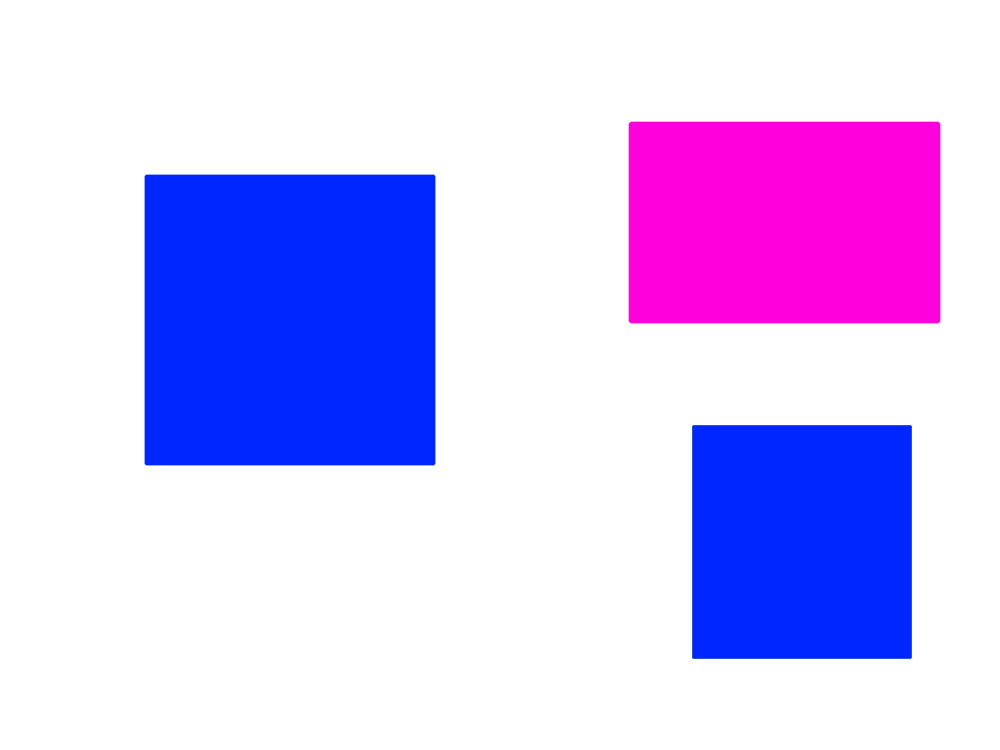
#> input picture tests/image_recog/previous_image.png, 1000 x 750 px
$ python coral_ir.py   (older library calls are emulated)
#> lines starting #> are read from the running program, lines starting #| are printed output that depends on the picture; after the words box and inside, x2 and y2 are one past the last pixel; in counts of white or black regions, pixels touching at a corner belong together
import cv2
import numpy as np

FONT = cv2.FONT_HERSHEY_COMPLEX

def get_color_of_contour (cnt, img):
    ''' Get the average color of the area inside of a contour '''

    # Get the bounding rect of the contour
    x, y, w, h = cv2.boundingRect(cnt)

    # Crop out the contour in the image
    cropped_img = img[y:y + h, x:x + w]

    # Return the average color of the contour
    return np.array(cv2.mean(cropped_img))

def subtract_colors (color_1, color_2):
    ''' Subtract two colors '''

    color = [0] * 4

    for i in range(0, 3):
        color[i] = int(color_1[i] - color_2[i])

    return color

def count_negatives (arr, inc_0=True):
    ''' Count how many negative numbers (including 0) are in an array '''

    # The number of negative numbers
    count = 0

    for i in arr:
        if i < 0 or (inc_0 and i <= 0):
            count += 1

    return count

def main ( ):
    # Load images
    prev_img = cv2.imread('./previous_image.png')
#> prev_img is the input picture: shape (750, 1000, 3); mean B, G, R 252, 194.3, 208.8
    curr_img = cv2.imread('./current_image.png')
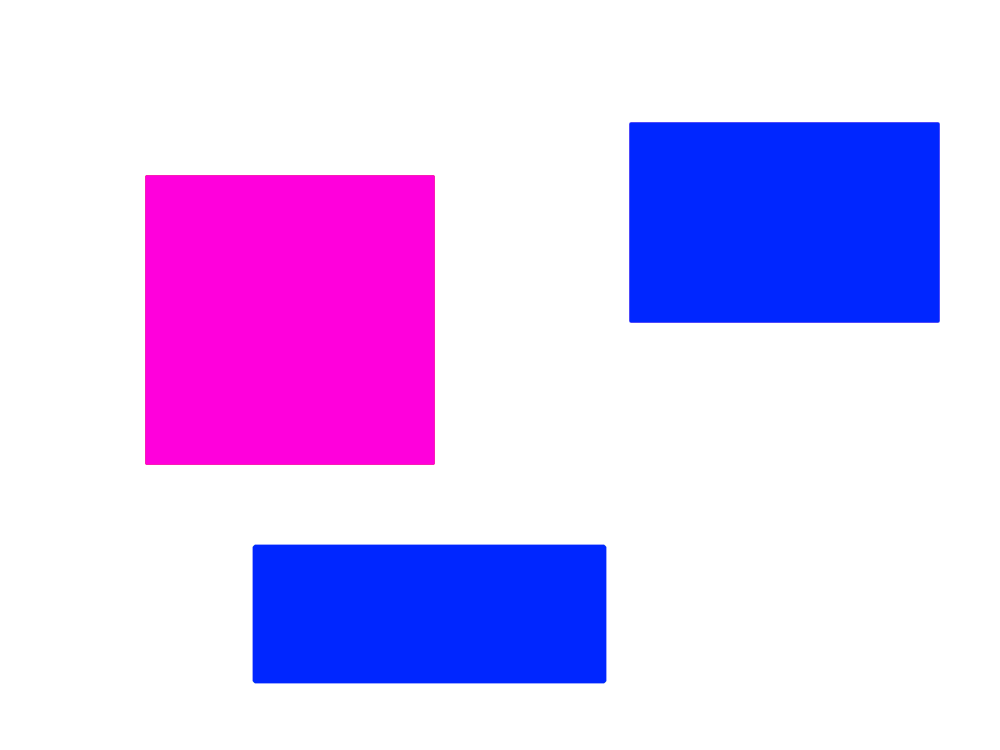
#> input picture tests/image_recog/current_image.png, 1000 x 750 px
#> curr_img is the input picture: shape (750, 1000, 3); mean B, G, R 251, 194.2, 217.2

    # Find the differences in the images
    diff_1 = cv2.cvtColor(cv2.subtract(curr_img, prev_img), cv2.COLOR_BGR2GRAY)
    diff_2 = cv2.cvtColor(cv2.subtract(prev_img, curr_img), cv2.COLOR_BGR2GRAY)
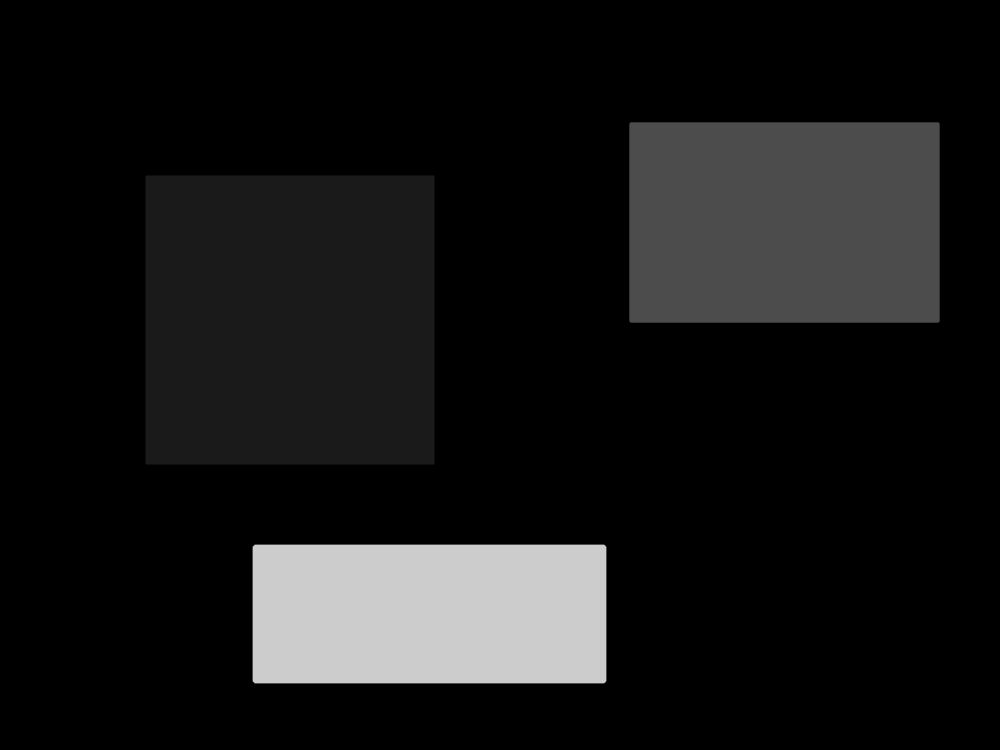
#> diff_2: shape (750, 1000); min 0, max 204, mean 22.6
    _, diff_1_mask = cv2.threshold(diff_1, 0, 255, cv2.THRESH_BINARY)
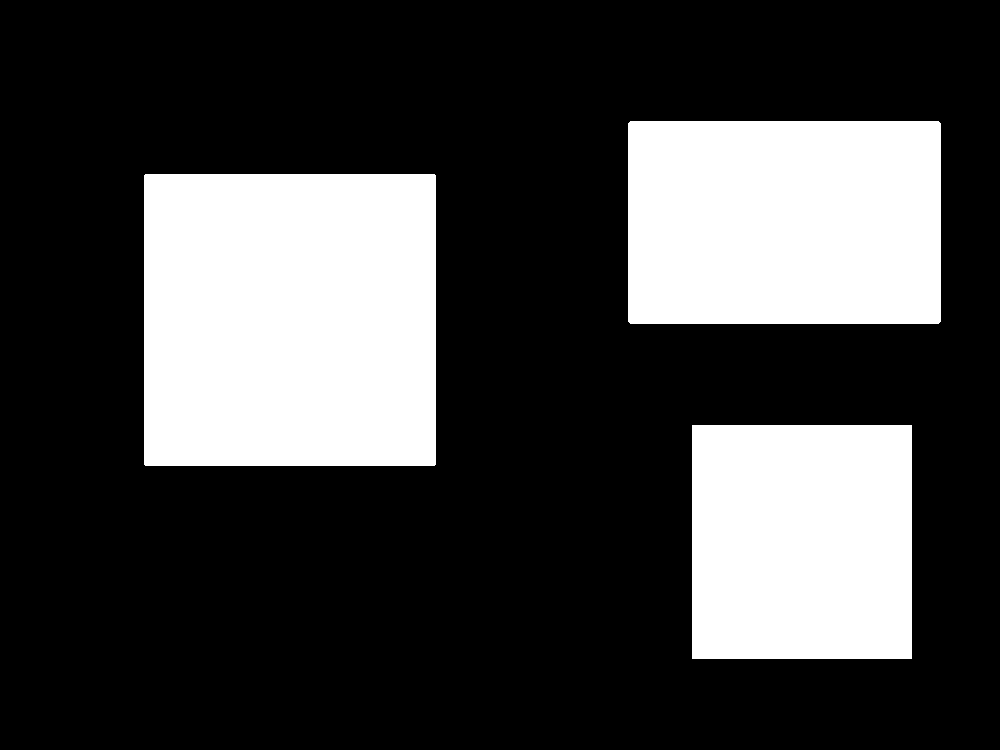
#> diff_1_mask: shape (750, 1000); 26.7% white; 3 white regions, box (x1, y1, x2, y2) and area: (144, 174, 436, 466) 85260, (628, 121, 941, 324) 63527, (692, 425, 912, 659) 51480
    _, diff_2_mask = cv2.threshold(diff_2, 0, 255, cv2.THRESH_BINARY)
#> diff_2_mask: shape (750, 1000); 26.2% white; 3 white regions, box (x1, y1, x2, y2) and area: (145, 175, 435, 465) 84100, (629, 122, 940, 323) 62511, (252, 544, 607, 684) 49688

    # Combine the differences into 1 image
    diff = cv2.add(diff_1_mask, diff_2_mask)
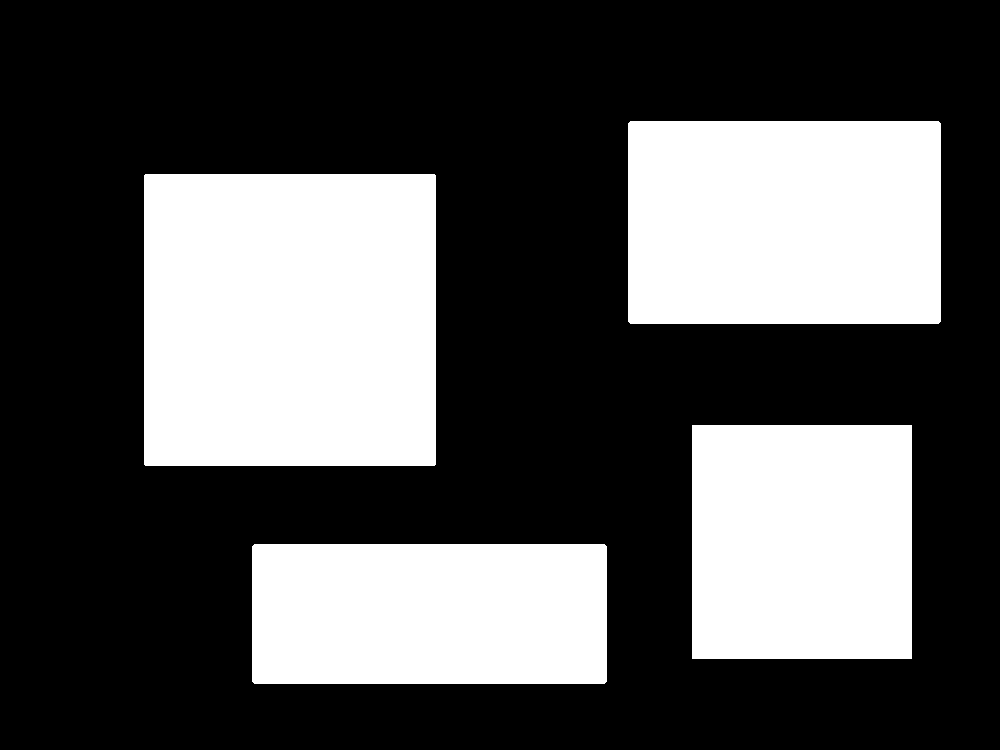
#> diff: shape (750, 1000); 33.3% white; 4 white regions

    '''
    *** NOTE ***

            For final product, there is going to need to be logic to delete the small differences that may occur
    '''

    # Get the contours around the differences in the images
    _, contours, _ = cv2.findContours(diff, cv2.RETR_TREE, cv2.CHAIN_APPROX_SIMPLE)
#> contours = 4 contours; box (x1, y1, x2, y2) and area: (144, 174, 436, 466) 84679, (628, 121, 941, 324) 63016, (692, 425, 912, 659) 51027, (252, 544, 607, 684) 49198

    cnt_img = curr_img.copy( )

    # Loop through all contours in the image
    for cnt in contours:
        # Approximate the contour
        approx = cv2.approxPolyDP(cnt, 0.03 * cv2.arcLength(cnt, True), True)

        # Get the center of the contour
        moments = cv2.moments(approx)
        center_x = int(moments['m10']/moments['m00'])
        center_y = int(moments['m01']/moments['m00'])

        # Coral label and color based on change
        cnt_label = ''
        cnt_color = (0, 0, 0)

        # Get the colors of the changed areas in both the previous image and the current image
        prev_color = get_color_of_contour(approx, prev_img.copy( ))
        curr_color = get_color_of_contour(approx, curr_img.copy( ))

        # Find the difference in colors
        color_diff = subtract_colors(prev_color, curr_color)

        print(color_diff)

        # Determine what happened to the coral
        if count_negatives(color_diff) == len(color_diff):
            cnt_label = 'Death'
            cnt_color = (0, 0, 255)
        elif count_negatives(color_diff, False) == 0:
            cnt_label = 'Growth'
            cnt_color = (0, 255, 0)
        else:
            if count_negatives(color_diff) == 2:
                cnt_label = 'Decay'
                cnt_color = (255, 255, 0)
            elif count_negatives(color_diff) == 3:
                cnt_label = 'Restoration'
                cnt_color = (0, 255, 255)

        # Draw bounding contours and labels
        cv2.drawContours(cnt_img, [approx], 0, cnt_color, 5)
        cv2.putText(cnt_img, cnt_label, (center_x, center_y), FONT, 1, cnt_color)
#> this loop made 4 passes
#> (approx, center_x, center_y, cnt_label, cnt_color) on passes 1 to 4: ([[252, 546], [254, 683], [606, 681], [604, 544]], 429, 613, 'Growth', (0, 255, 0)), ([[692, 425], [692, 658], [911, 658], [911, 425]], 801, 541, 'Death', (0, 0, 255)), ([[145, 174], [144, 464], [434, 465], [435, 175]], 289, 319, 'Decay', (255, 255, 0)), ([[628, 123], [630, 323], [940, 321], [938, 121]], 784, 222, 'Restoration', (0, 255, 255))
#| [0, 214, 251, 0]
#| [0, -216, -254, 0]
#| [35, 35, -252, 0]
#| [-34, -39, 249, 0]
#> pass 1, in get_color_of_contour (call 2), `cropped_img = img[y:y + h, x:x + w]`:
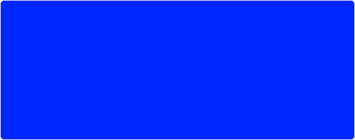
#> cropped_img: shape (140, 355, 3); mean of channels 0, 1, 2 255, 40.7, 3.1; drawn as B, G, R
#> pass 2, in get_color_of_contour (call 3), `cropped_img = img[y:y + h, x:x + w]`:
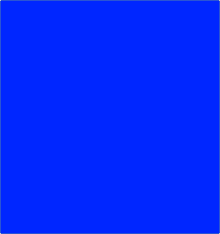
#> cropped_img: shape (234, 220, 3); mean of channels 0, 1, 2 254.2, 38.8, 0.7; drawn as B, G, R
#> after the loop:
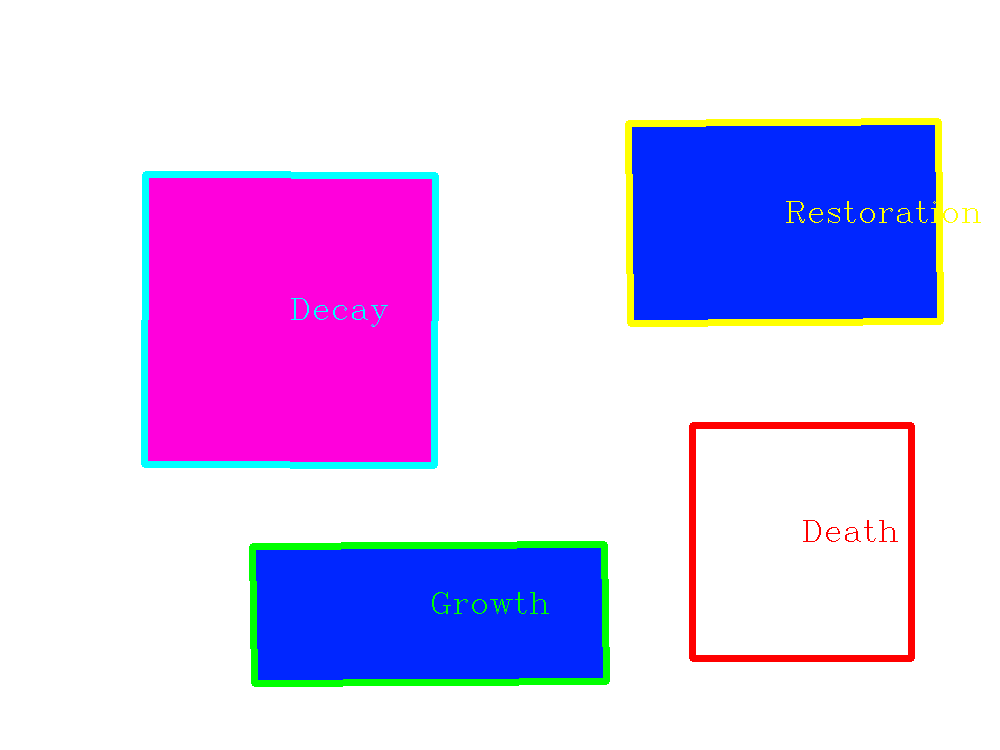
#> cnt_img: shape (750, 1000, 3); 4.03% of pixels changed, all inside (x1, y1, x2, y2) = (141, 118, 981, 687)

    # Apply mask to the current image to determine color of the differences
    # res = cv2.bitwise_and(curr_img, curr_img, mask=diff)

    # Display the image
    cv2.imshow('cnt_img', cnt_img)
    cv2.waitKey(0)

if __name__ == '__main__':
    main( )
